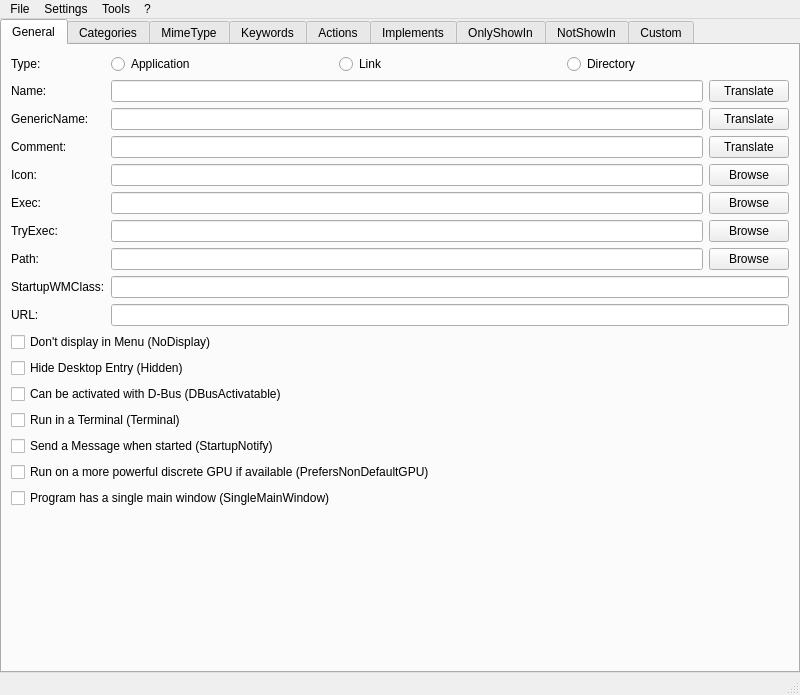
<?xml version="1.0" encoding="UTF-8"?>
<ui version="4.0">
 <class>MainWindow</class>
 <widget class="QMainWindow" name="MainWindow">
  <property name="geometry">
   <rect>
    <x>0</x>
    <y>0</y>
    <width>800</width>
    <height>695</height>
   </rect>
  </property>
  <property name="windowTitle">
   <string notr="true">MainWindow</string>
  </property>
  <widget class="QWidget" name="centralwidget">
   <layout class="QVBoxLayout" name="verticalLayout">
    <property name="spacing">
     <number>0</number>
    </property>
    <property name="leftMargin">
     <number>0</number>
    </property>
    <property name="topMargin">
     <number>0</number>
    </property>
    <property name="rightMargin">
     <number>0</number>
    </property>
    <property name="bottomMargin">
     <number>0</number>
    </property>
    <item>
     <widget class="QTabWidget" name="main_tab_widget">
      <property name="currentIndex">
       <number>0</number>
      </property>
      <widget class="QWidget" name="general_tab">
       <attribute name="title">
        <string>General</string>
       </attribute>
       <layout class="QFormLayout" name="formLayout">
        <item row="0" column="0">
         <widget class="QLabel" name="label">
          <property name="text">
           <string>Type:</string>
          </property>
         </widget>
        </item>
        <item row="2" column="0">
         <widget class="QLabel" name="label_2">
          <property name="text">
           <string>Name:</string>
          </property>
         </widget>
        </item>
        <item row="4" column="0">
         <widget class="QLabel" name="label_3">
          <property name="text">
           <string>GenericName:</string>
          </property>
         </widget>
        </item>
        <item row="6" column="0">
         <widget class="QLabel" name="label_4">
          <property name="text">
           <string>Comment:</string>
          </property>
         </widget>
        </item>
        <item row="8" column="0">
         <widget class="QLabel" name="label_5">
          <property name="text">
           <string>Icon:</string>
          </property>
         </widget>
        </item>
        <item row="10" column="0">
         <widget class="QLabel" name="label_6">
          <property name="text">
           <string>Exec:</string>
          </property>
         </widget>
        </item>
        <item row="10" column="1">
         <layout class="QHBoxLayout" name="horizontalLayout_10">
          <item>
           <widget class="QLineEdit" name="exec_edit"/>
          </item>
          <item>
           <widget class="QPushButton" name="browse_exec_button">
            <property name="text">
             <string>Browse</string>
            </property>
           </widget>
          </item>
         </layout>
        </item>
        <item row="11" column="0">
         <widget class="QLabel" name="label_7">
          <property name="text">
           <string>TryExec:</string>
          </property>
         </widget>
        </item>
        <item row="11" column="1">
         <layout class="QHBoxLayout" name="horizontalLayout_11">
          <item>
           <widget class="QLineEdit" name="try_exec_edit"/>
          </item>
          <item>
           <widget class="QPushButton" name="browse_try_exec_button">
            <property name="text">
             <string>Browse</string>
            </property>
           </widget>
          </item>
         </layout>
        </item>
        <item row="12" column="0">
         <widget class="QLabel" name="label_8">
          <property name="text">
           <string>Path:</string>
          </property>
         </widget>
        </item>
        <item row="12" column="1">
         <layout class="QHBoxLayout" name="horizontalLayout_12">
          <item>
           <widget class="QLineEdit" name="path_edit"/>
          </item>
          <item>
           <widget class="QPushButton" name="browse_path_button">
            <property name="text">
             <string>Browse</string>
            </property>
           </widget>
          </item>
         </layout>
        </item>
        <item row="14" column="0">
         <widget class="QLabel" name="label_9">
          <property name="text">
           <string>StartupWMClass:</string>
          </property>
         </widget>
        </item>
        <item row="14" column="1">
         <widget class="QLineEdit" name="startup_wm_class_edit"/>
        </item>
        <item row="16" column="0">
         <widget class="QLabel" name="label_10">
          <property name="text">
           <string>URL:</string>
          </property>
         </widget>
        </item>
        <item row="19" column="0" colspan="2">
         <widget class="QCheckBox" name="no_display_checkbox">
          <property name="text">
           <string>Don't display in Menu (NoDisplay)</string>
          </property>
         </widget>
        </item>
        <item row="20" column="0" colspan="2">
         <widget class="QCheckBox" name="hidden_checkbox">
          <property name="text">
           <string>Hide Desktop Entry (Hidden)</string>
          </property>
         </widget>
        </item>
        <item row="21" column="0" colspan="2">
         <widget class="QCheckBox" name="dbus_activatable_checkbox">
          <property name="text">
           <string>Can be activated with D-Bus (DBusActivatable)</string>
          </property>
         </widget>
        </item>
        <item row="22" column="0" colspan="2">
         <widget class="QCheckBox" name="terminal_checkbox">
          <property name="text">
           <string>Run in a Terminal (Terminal)</string>
          </property>
         </widget>
        </item>
        <item row="23" column="0" colspan="2">
         <widget class="QCheckBox" name="startup_notify_checkbox">
          <property name="text">
           <string>Send a Message when started (StartupNotify)</string>
          </property>
         </widget>
        </item>
        <item row="24" column="0" colspan="2">
         <widget class="QCheckBox" name="prefers_non_default_gpu_checkbox">
          <property name="text">
           <string>Run on a more powerful discrete GPU if available (PrefersNonDefaultGPU)</string>
          </property>
         </widget>
        </item>
        <item row="25" column="0" colspan="2">
         <widget class="QCheckBox" name="single_main_window_checkbox">
          <property name="text">
           <string>Program has a single main window (SingleMainWindow)</string>
          </property>
         </widget>
        </item>
        <item row="16" column="1">
         <widget class="QLineEdit" name="url_edit"/>
        </item>
        <item row="8" column="1">
         <layout class="QHBoxLayout" name="horizontalLayout_9">
          <item>
           <widget class="QLineEdit" name="icon_edit"/>
          </item>
          <item>
           <widget class="QPushButton" name="browse_icon_button">
            <property name="text">
             <string>Browse</string>
            </property>
           </widget>
          </item>
         </layout>
        </item>
        <item row="6" column="1">
         <layout class="QHBoxLayout" name="horizontalLayout_4">
          <item>
           <widget class="QLineEdit" name="comment_edit"/>
          </item>
          <item>
           <widget class="QPushButton" name="translate_comment_button">
            <property name="text">
             <string>Translate</string>
            </property>
           </widget>
          </item>
         </layout>
        </item>
        <item row="4" column="1">
         <layout class="QHBoxLayout" name="horizontalLayout_3">
          <item>
           <widget class="QLineEdit" name="generic_name_edit"/>
          </item>
          <item>
           <widget class="QPushButton" name="translate_generic_name_button">
            <property name="text">
             <string>Translate</string>
            </property>
           </widget>
          </item>
         </layout>
        </item>
        <item row="2" column="1">
         <layout class="QHBoxLayout" name="horizontalLayout_2">
          <item>
           <widget class="QLineEdit" name="name_edit"/>
          </item>
          <item>
           <widget class="QPushButton" name="translate_name_button">
            <property name="text">
             <string>Translate</string>
            </property>
           </widget>
          </item>
         </layout>
        </item>
        <item row="0" column="1">
         <layout class="QHBoxLayout" name="horizontalLayout">
          <item>
           <widget class="QRadioButton" name="application_type_rad">
            <property name="text">
             <string>Application</string>
            </property>
           </widget>
          </item>
          <item>
           <widget class="QRadioButton" name="link_type_rad">
            <property name="text">
             <string>Link</string>
            </property>
           </widget>
          </item>
          <item>
           <widget class="QRadioButton" name="directory_type_rad">
            <property name="text">
             <string>Directory</string>
            </property>
           </widget>
          </item>
         </layout>
        </item>
       </layout>
      </widget>
      <widget class="QWidget" name="categories_tab">
       <attribute name="title">
        <string>Categories</string>
       </attribute>
       <layout class="QVBoxLayout" name="verticalLayout_2">
        <item>
         <widget class="QListWidget" name="categories_list"/>
        </item>
        <item>
         <layout class="QHBoxLayout" name="horizontalLayout_5">
          <item>
           <widget class="QPushButton" name="add_categorie_button">
            <property name="text">
             <string>Add</string>
            </property>
           </widget>
          </item>
          <item>
           <widget class="QPushButton" name="remove_categorie_button">
            <property name="text">
             <string>Remove</string>
            </property>
           </widget>
          </item>
         </layout>
        </item>
       </layout>
      </widget>
      <widget class="QWidget" name="mime_type_tab">
       <attribute name="title">
        <string>MimeType</string>
       </attribute>
       <layout class="QVBoxLayout" name="mime_type_layout">
        <property name="spacing">
         <number>0</number>
        </property>
        <property name="leftMargin">
         <number>0</number>
        </property>
        <property name="topMargin">
         <number>0</number>
        </property>
        <property name="rightMargin">
         <number>0</number>
        </property>
        <property name="bottomMargin">
         <number>0</number>
        </property>
       </layout>
      </widget>
      <widget class="QWidget" name="keywords_tab">
       <attribute name="title">
        <string>Keywords</string>
       </attribute>
       <layout class="QVBoxLayout" name="verticalLayout_5">
        <property name="spacing">
         <number>0</number>
        </property>
        <property name="leftMargin">
         <number>0</number>
        </property>
        <property name="topMargin">
         <number>0</number>
        </property>
        <property name="rightMargin">
         <number>0</number>
        </property>
        <property name="bottomMargin">
         <number>0</number>
        </property>
        <item>
         <widget class="QTabWidget" name="keywords_tab_widget">
          <property name="currentIndex">
           <number>1</number>
          </property>
          <property name="elideMode">
           <enum>Qt::ElideNone</enum>
          </property>
          <widget class="QWidget" name="untranslated_keywords_tab">
           <attribute name="title">
            <string>Untranslated</string>
           </attribute>
           <layout class="QVBoxLayout" name="untranslated_keywords_layout">
            <property name="spacing">
             <number>0</number>
            </property>
            <property name="leftMargin">
             <number>0</number>
            </property>
            <property name="topMargin">
             <number>0</number>
            </property>
            <property name="rightMargin">
             <number>0</number>
            </property>
            <property name="bottomMargin">
             <number>0</number>
            </property>
           </layout>
          </widget>
          <widget class="QWidget" name="tab_3">
           <attribute name="title">
            <string>Translated</string>
           </attribute>
           <layout class="QVBoxLayout" name="verticalLayout_6">
            <item>
             <widget class="QLabel" name="label_11">
              <property name="text">
               <string>A List of Languages in which are the Keywords translated</string>
              </property>
              <property name="alignment">
               <set>Qt::AlignCenter</set>
              </property>
             </widget>
            </item>
            <item>
             <widget class="QListWidget" name="keywords_language_list"/>
            </item>
            <item>
             <layout class="QHBoxLayout" name="horizontalLayout_8">
              <item>
               <widget class="QPushButton" name="add_keywords_language_button">
                <property name="text">
                 <string>Add</string>
                </property>
               </widget>
              </item>
              <item>
               <widget class="QPushButton" name="edit_keywords_language_button">
                <property name="text">
                 <string>Edit</string>
                </property>
               </widget>
              </item>
              <item>
               <widget class="QPushButton" name="remove_keywords_language_button">
                <property name="text">
                 <string>Remove</string>
                </property>
               </widget>
              </item>
             </layout>
            </item>
           </layout>
          </widget>
         </widget>
        </item>
       </layout>
      </widget>
      <widget class="QWidget" name="actions_tab">
       <attribute name="title">
        <string>Actions</string>
       </attribute>
       <layout class="QVBoxLayout" name="verticalLayout_3">
        <item>
         <widget class="QListWidget" name="actions_list"/>
        </item>
        <item>
         <layout class="QHBoxLayout" name="horizontalLayout_6">
          <item>
           <widget class="QPushButton" name="add_action_button">
            <property name="text">
             <string>Add</string>
            </property>
           </widget>
          </item>
          <item>
           <widget class="QPushButton" name="edit_action_button">
            <property name="text">
             <string>Edit</string>
            </property>
           </widget>
          </item>
          <item>
           <widget class="QPushButton" name="delete_action_button">
            <property name="text">
             <string>Delete</string>
            </property>
           </widget>
          </item>
         </layout>
        </item>
       </layout>
      </widget>
      <widget class="QWidget" name="implements_tab">
       <attribute name="title">
        <string>Implements</string>
       </attribute>
       <layout class="QVBoxLayout" name="implements_layout"/>
      </widget>
      <widget class="QWidget" name="only_show_in_tab">
       <attribute name="title">
        <string>OnlyShowIn</string>
       </attribute>
       <layout class="QVBoxLayout" name="only_show_in_layout"/>
      </widget>
      <widget class="QWidget" name="not_show_in_tab">
       <attribute name="title">
        <string>NotShowIn</string>
       </attribute>
       <layout class="QVBoxLayout" name="not_show_in_layout"/>
      </widget>
      <widget class="QWidget" name="custom_tab">
       <attribute name="title">
        <string>Custom</string>
       </attribute>
       <layout class="QVBoxLayout" name="verticalLayout_4">
        <item>
         <widget class="QLabel" name="label_12">
          <property name="text">
           <string>All Custom Keys of your Desktop Entry. Make sure the Keys starts with X-.</string>
          </property>
          <property name="alignment">
           <set>Qt::AlignCenter</set>
          </property>
          <property name="wordWrap">
           <bool>true</bool>
          </property>
         </widget>
        </item>
        <item>
         <widget class="QTableWidget" name="custom_table">
          <column>
           <property name="text">
            <string>Key</string>
           </property>
          </column>
          <column>
           <property name="text">
            <string>Value</string>
           </property>
          </column>
          <column>
           <property name="text">
            <string>Remove</string>
           </property>
          </column>
         </widget>
        </item>
        <item>
         <layout class="QHBoxLayout" name="horizontalLayout_7">
          <item>
           <widget class="QPushButton" name="add_custom_button">
            <property name="text">
             <string>Add</string>
            </property>
           </widget>
          </item>
          <item>
           <widget class="QPushButton" name="check_custom_button">
            <property name="text">
             <string>Check</string>
            </property>
           </widget>
          </item>
         </layout>
        </item>
       </layout>
      </widget>
     </widget>
    </item>
   </layout>
  </widget>
  <widget class="QMenuBar" name="menubar">
   <property name="geometry">
    <rect>
     <x>0</x>
     <y>0</y>
     <width>800</width>
     <height>21</height>
    </rect>
   </property>
   <widget class="QMenu" name="menuFile">
    <property name="title">
     <string>File</string>
    </property>
    <widget class="QMenu" name="recent_files_menu">
     <property name="title">
      <string>Open recent</string>
     </property>
     <addaction name="actionPlaceholder"/>
    </widget>
    <widget class="QMenu" name="new_template_file_menu">
     <property name="title">
      <string>New (from Template)</string>
     </property>
     <addaction name="actionPlaceholder_2"/>
    </widget>
    <addaction name="new_action"/>
    <addaction name="new_template_file_menu"/>
    <addaction name="separator"/>
    <addaction name="open_action"/>
    <addaction name="recent_files_menu"/>
    <addaction name="open_url_action"/>
    <addaction name="separator"/>
    <addaction name="save_action"/>
    <addaction name="save_as_action"/>
    <addaction name="separator"/>
    <addaction name="exit_action"/>
   </widget>
   <widget class="QMenu" name="menuTools">
    <property name="title">
     <string>Tools</string>
    </property>
    <addaction name="validate_action"/>
    <addaction name="preview_action"/>
   </widget>
   <widget class="QMenu" name="menuSettings">
    <property name="title">
     <string>Settings</string>
    </property>
    <addaction name="settings_action"/>
    <addaction name="manage_templates_action"/>
   </widget>
   <widget class="QMenu" name="menu">
    <property name="title">
     <string notr="true">?</string>
    </property>
    <addaction name="welcome_dialog_action"/>
    <addaction name="specification_action"/>
    <addaction name="separator"/>
    <addaction name="view_source_action"/>
    <addaction name="report_bug_action"/>
    <addaction name="translate_action"/>
    <addaction name="donate_action"/>
    <addaction name="separator"/>
    <addaction name="about_action"/>
    <addaction name="about_qt_action"/>
   </widget>
   <addaction name="menuFile"/>
   <addaction name="menuSettings"/>
   <addaction name="menuTools"/>
   <addaction name="menu"/>
  </widget>
  <widget class="QStatusBar" name="statusbar"/>
  <action name="new_action">
   <property name="text">
    <string>New</string>
   </property>
  </action>
  <action name="open_action">
   <property name="text">
    <string>Open</string>
   </property>
  </action>
  <action name="save_action">
   <property name="text">
    <string>Save</string>
   </property>
  </action>
  <action name="save_as_action">
   <property name="text">
    <string>Save as...</string>
   </property>
  </action>
  <action name="exit_action">
   <property name="text">
    <string>Exit</string>
   </property>
  </action>
  <action name="actionPlaceholder">
   <property name="text">
    <string notr="true">Placeholder</string>
   </property>
  </action>
  <action name="validate_action">
   <property name="text">
    <string>Validate</string>
   </property>
  </action>
  <action name="preview_action">
   <property name="text">
    <string>Preview</string>
   </property>
  </action>
  <action name="specification_action">
   <property name="text">
    <string>Desktop Entry Specification</string>
   </property>
  </action>
  <action name="about_action">
   <property name="text">
    <string>About</string>
   </property>
  </action>
  <action name="about_qt_action">
   <property name="text">
    <string>About Qt</string>
   </property>
  </action>
  <action name="settings_action">
   <property name="text">
    <string>Settings</string>
   </property>
  </action>
  <action name="manage_templates_action">
   <property name="text">
    <string>Manage templates</string>
   </property>
  </action>
  <action name="actionPlaceholder_2">
   <property name="text">
    <string notr="true">Placeholder</string>
   </property>
  </action>
  <action name="open_url_action">
   <property name="text">
    <string>Open from URL</string>
   </property>
  </action>
  <action name="welcome_dialog_action">
   <property name="text">
    <string>Show Welcome Dialog</string>
   </property>
  </action>
  <action name="view_source_action">
   <property name="text">
    <string>View Source</string>
   </property>
  </action>
  <action name="report_bug_action">
   <property name="text">
    <string>Report Bug</string>
   </property>
  </action>
  <action name="translate_action">
   <property name="text">
    <string>Translate</string>
   </property>
  </action>
  <action name="donate_action">
   <property name="text">
    <string>Donate</string>
   </property>
  </action>
 </widget>
 <resources/>
 <connections/>
</ui>
